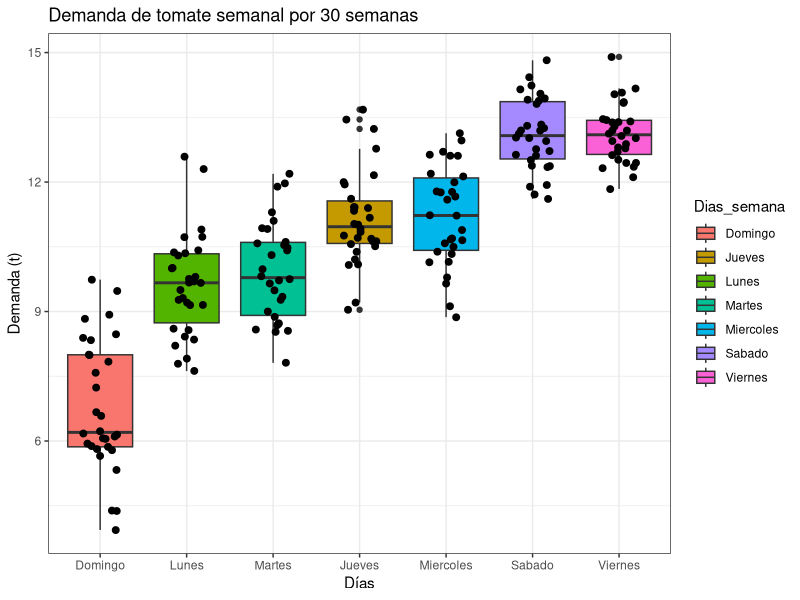
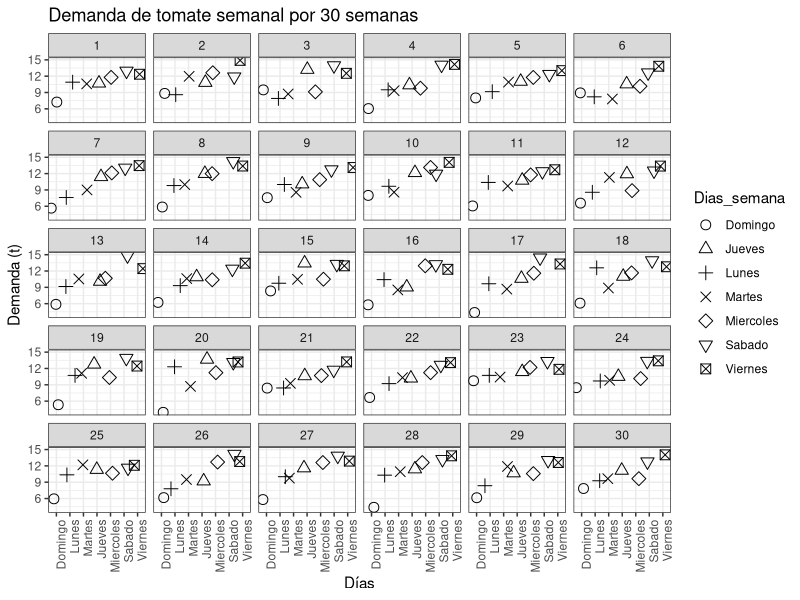
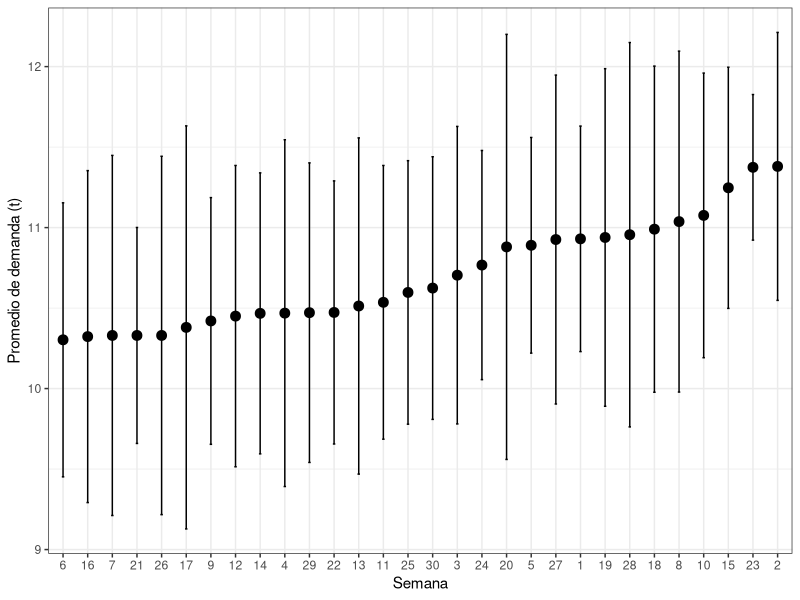
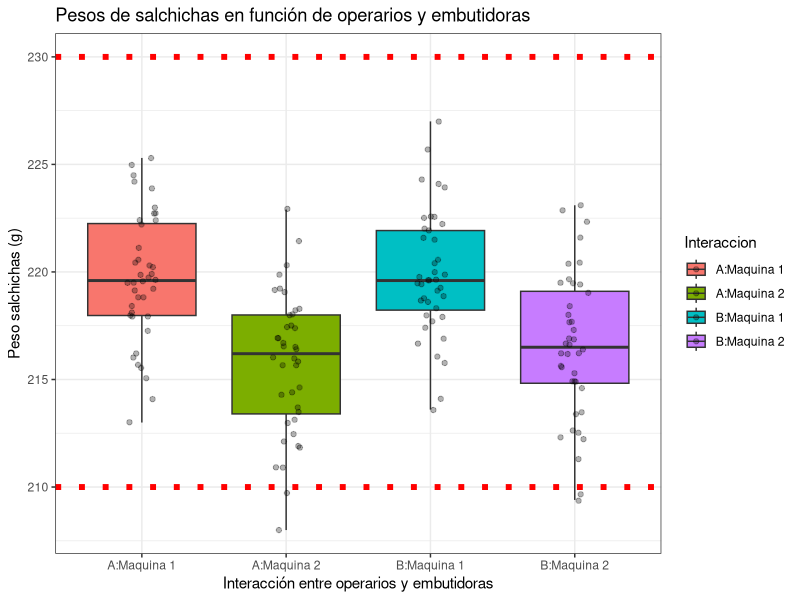

Recreate these plots in R, in order.
## ---- chunk 1
knitr::opts_chunk$set(
	echo = F,
	message = FALSE,
	warning = FALSE
)
library(tidyverse)
## ---- chunk 2
library(readr)
tomate <- read_delim("../Demanda_tomate/Datos_tomate.csv", 
    delim = ";", escape_double = FALSE, trim_ws = TRUE)

knitr::kable(tomate)
## ---- chunk 3
tomate <- tomate %>% pivot_longer(c("Lunes", "Martes", "Miercoles", "Jueves", "Viernes", "Sabado", "Domingo"), names_to = "Dias_semana", values_to = "Demanda")

tomate$Semana = as.factor(tomate$Semana)

## ---- chunk 4
tomate %>% 
  ggplot(aes(x = reorder(Dias_semana, Demanda), y = Demanda)) +
  #facet_wrap(~Semana) +
  geom_boxplot(aes(fill = Dias_semana)) +
  geom_jitter(width = 0.2, size = 2) +
  theme_bw() +
  labs(x = "Días", y = "Demanda (t)", title = "Demanda de tomate semanal por 30 semanas") 
## ---- chunk 5
tomate %>% 
  ggplot(aes(x = reorder(Dias_semana, Demanda), y = Demanda)) +
  facet_wrap(~Semana) +
  geom_jitter(aes(shape = Dias_semana), size = 3) +
  scale_shape_manual(values=c(1:7)) +
  theme_bw() +
  theme(axis.text.x = element_text(hjust = 1 , angle = 90)) +
  labs(x = "Días", y = "Demanda (t)", title = "Demanda de tomate semanal por 30 semanas") 
## ---- chunk 6
tomate_se <- tomate %>% group_by(Semana) %>% summarize(n = n(),
         mean = mean(Demanda),
         sd = sd(Demanda),
         se = sd / sqrt(n),
         ci = qt(0.975, df = n - 1) * sd / sqrt(n))  

knitr::kable(tomate_se %>% select(-c(n, se, ci)))
## ---- chunk 7
tomate_se %>% ggplot(aes(x = reorder(Semana, mean),
           y = mean,
           group = 1)) +
  geom_point(size = 3) +
  geom_errorbar(aes(ymin = mean - se,
                    ymax = mean + se),
                width = .1) +
  theme_bw() +
  labs(x = "Semana", y = "Promedio de demanda (t)")
## ---- chunk 8
salchichas <- read.csv("../Demanda_tomate/Salchichas.csv", header=TRUE, sep=";")

salchichas$Maquina <- factor(salchichas$Maquina,
                              labels = c("Maquina 1",
                                         "Maquina 2"))
salchichas_wider <- salchichas %>%
  group_by(Maquina) %>%
  mutate(row = row_number()) %>% pivot_wider(names_from = Maquina, values_from = Peso) %>%  select(-row)

knitr::kable(salchichas_wider)
## ---- chunk 9
salchichas$Interaccion <- paste(salchichas$Operario,salchichas$Maquina, sep=":")

ggplot(salchichas, aes(x = Interaccion, y = Peso, fill = Interaccion)) +
        geom_boxplot() +
        geom_jitter(color = "black", width = 0.1, alpha = 0.3) +
        theme_bw() +
        labs(x = "Interacción entre operarios y embutidoras", 
             y = "Peso salchichas (g)", 
             title = "Pesos de salchichas en función de operarios y embutidoras") +
        geom_hline(yintercept = c(210, 230), linetype = "dotted", 
                   color = "red", size = 2)
